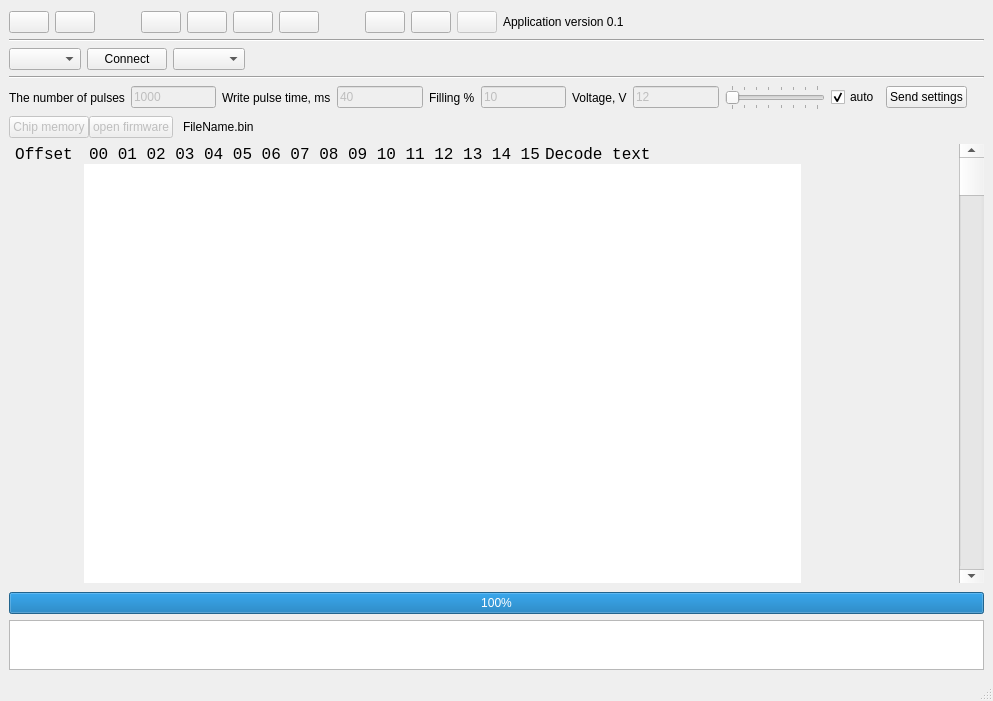
<?xml version="1.0" encoding="UTF-8"?>
<ui version="4.0">
 <class>MainWindow</class>
 <widget class="QMainWindow" name="MainWindow">
  <property name="geometry">
   <rect>
    <x>0</x>
    <y>0</y>
    <width>993</width>
    <height>701</height>
   </rect>
  </property>
  <property name="sizePolicy">
   <sizepolicy hsizetype="Preferred" vsizetype="Preferred">
    <horstretch>0</horstretch>
    <verstretch>0</verstretch>
   </sizepolicy>
  </property>
  <property name="windowTitle">
   <string>MainWindow</string>
  </property>
  <widget class="QWidget" name="centralwidget">
   <property name="sizePolicy">
    <sizepolicy hsizetype="Preferred" vsizetype="Preferred">
     <horstretch>0</horstretch>
     <verstretch>0</verstretch>
    </sizepolicy>
   </property>
   <layout class="QGridLayout" name="gridLayout">
    <item row="0" column="0">
     <layout class="QVBoxLayout" name="verticalLayout">
      <property name="sizeConstraint">
       <enum>QLayout::SetMaximumSize</enum>
      </property>
      <item>
       <spacer name="verticalSpacer">
        <property name="orientation">
         <enum>Qt::Vertical</enum>
        </property>
        <property name="sizeType">
         <enum>QSizePolicy::Minimum</enum>
        </property>
        <property name="sizeHint" stdset="0">
         <size>
          <width>20</width>
          <height>2</height>
         </size>
        </property>
       </spacer>
      </item>
      <item>
       <layout class="QVBoxLayout" name="verticalLayout_2" stretch="0">
        <property name="sizeConstraint">
         <enum>QLayout::SetMaximumSize</enum>
        </property>
        <item>
         <layout class="QHBoxLayout" name="buttons_layout">
          <item>
           <widget class="QPushButton" name="open_file_but">
            <property name="text">
             <string/>
            </property>
            <property name="icon">
             <iconset>
              <normaloff>ico/open.ico</normaloff>ico/open.ico</iconset>
            </property>
            <property name="iconSize">
             <size>
              <width>48</width>
              <height>48</height>
             </size>
            </property>
           </widget>
          </item>
          <item>
           <widget class="QPushButton" name="save_file_but">
            <property name="text">
             <string/>
            </property>
            <property name="icon">
             <iconset>
              <normaloff>ico/save.ico</normaloff>ico/save.ico</iconset>
            </property>
            <property name="iconSize">
             <size>
              <width>48</width>
              <height>48</height>
             </size>
            </property>
           </widget>
          </item>
          <item>
           <spacer name="horizontalSpacer_3">
            <property name="orientation">
             <enum>Qt::Horizontal</enum>
            </property>
            <property name="sizeType">
             <enum>QSizePolicy::Minimum</enum>
            </property>
            <property name="sizeHint" stdset="0">
             <size>
              <width>40</width>
              <height>20</height>
             </size>
            </property>
           </spacer>
          </item>
          <item>
           <widget class="QPushButton" name="read_ic_but">
            <property name="text">
             <string/>
            </property>
            <property name="icon">
             <iconset>
              <normaloff>ico/ico.ico</normaloff>ico/ico.ico</iconset>
            </property>
            <property name="iconSize">
             <size>
              <width>48</width>
              <height>48</height>
             </size>
            </property>
           </widget>
          </item>
          <item>
           <widget class="QPushButton" name="check_ic_but">
            <property name="text">
             <string/>
            </property>
            <property name="icon">
             <iconset>
              <normaloff>ico/check.ico</normaloff>ico/check.ico</iconset>
            </property>
            <property name="iconSize">
             <size>
              <width>48</width>
              <height>48</height>
             </size>
            </property>
           </widget>
          </item>
          <item>
           <widget class="QPushButton" name="scan_ic_but">
            <property name="text">
             <string/>
            </property>
            <property name="icon">
             <iconset>
              <normaloff>ico/scan.ico</normaloff>ico/scan.ico</iconset>
            </property>
            <property name="iconSize">
             <size>
              <width>48</width>
              <height>48</height>
             </size>
            </property>
           </widget>
          </item>
          <item>
           <widget class="QPushButton" name="flash_ic_but">
            <property name="text">
             <string/>
            </property>
            <property name="icon">
             <iconset>
              <normaloff>ico/burn.ico</normaloff>ico/burn.ico</iconset>
            </property>
            <property name="iconSize">
             <size>
              <width>48</width>
              <height>48</height>
             </size>
            </property>
           </widget>
          </item>
          <item>
           <spacer name="horizontalSpacer_4">
            <property name="orientation">
             <enum>Qt::Horizontal</enum>
            </property>
            <property name="sizeType">
             <enum>QSizePolicy::Minimum</enum>
            </property>
            <property name="sizeHint" stdset="0">
             <size>
              <width>40</width>
              <height>20</height>
             </size>
            </property>
           </spacer>
          </item>
          <item>
           <widget class="QPushButton" name="options_but">
            <property name="text">
             <string/>
            </property>
            <property name="icon">
             <iconset>
              <normaloff>ico/options.ico</normaloff>ico/options.ico</iconset>
            </property>
            <property name="iconSize">
             <size>
              <width>48</width>
              <height>48</height>
             </size>
            </property>
           </widget>
          </item>
          <item>
           <widget class="QPushButton" name="help_but">
            <property name="text">
             <string/>
            </property>
            <property name="icon">
             <iconset>
              <normaloff>ico/help.ico</normaloff>ico/help.ico</iconset>
            </property>
            <property name="iconSize">
             <size>
              <width>48</width>
              <height>48</height>
             </size>
            </property>
           </widget>
          </item>
          <item>
           <widget class="QPushButton" name="online_but">
            <property name="enabled">
             <bool>false</bool>
            </property>
            <property name="text">
             <string/>
            </property>
            <property name="icon">
             <iconset>
              <normaloff>ico/online.ico</normaloff>
              <normalon>E:/PROJECTS/online.ico</normalon>
              <disabledoff>ico/offline.ico</disabledoff>
              <disabledon>ico/offline.ico</disabledon>ico/online.ico</iconset>
            </property>
            <property name="iconSize">
             <size>
              <width>48</width>
              <height>48</height>
             </size>
            </property>
           </widget>
          </item>
          <item>
           <widget class="QLabel" name="label_2">
            <property name="text">
             <string>Application version 0.1</string>
            </property>
           </widget>
          </item>
          <item>
           <spacer name="horizontalSpacer">
            <property name="orientation">
             <enum>Qt::Horizontal</enum>
            </property>
            <property name="sizeHint" stdset="0">
             <size>
              <width>40</width>
              <height>20</height>
             </size>
            </property>
           </spacer>
          </item>
         </layout>
        </item>
       </layout>
      </item>
      <item>
       <layout class="QVBoxLayout" name="tab_body">
        <property name="sizeConstraint">
         <enum>QLayout::SetDefaultConstraint</enum>
        </property>
        <item>
         <widget class="Line" name="line_2">
          <property name="orientation">
           <enum>Qt::Horizontal</enum>
          </property>
         </widget>
        </item>
        <item>
         <layout class="QHBoxLayout" name="horizontalLayout_4">
          <item>
           <widget class="QComboBox" name="port_comboBox">
            <property name="editable">
             <bool>false</bool>
            </property>
           </widget>
          </item>
          <item>
           <widget class="QPushButton" name="openPort">
            <property name="text">
             <string>Connect</string>
            </property>
           </widget>
          </item>
          <item>
           <widget class="QComboBox" name="ic_comboBox"/>
          </item>
          <item>
           <spacer name="horizontalSpacer_11">
            <property name="orientation">
             <enum>Qt::Horizontal</enum>
            </property>
            <property name="sizeHint" stdset="0">
             <size>
              <width>40</width>
              <height>20</height>
             </size>
            </property>
           </spacer>
          </item>
         </layout>
        </item>
        <item>
         <widget class="Line" name="line">
          <property name="orientation">
           <enum>Qt::Horizontal</enum>
          </property>
         </widget>
        </item>
        <item>
         <layout class="QHBoxLayout" name="horizontalLayout_5">
          <item>
           <widget class="QLabel" name="label_3">
            <property name="text">
             <string>The number of pulses</string>
            </property>
           </widget>
          </item>
          <item>
           <widget class="QLineEdit" name="lineEdit_2">
            <property name="enabled">
             <bool>false</bool>
            </property>
            <property name="sizePolicy">
             <sizepolicy hsizetype="Minimum" vsizetype="Fixed">
              <horstretch>0</horstretch>
              <verstretch>0</verstretch>
             </sizepolicy>
            </property>
            <property name="minimumSize">
             <size>
              <width>50</width>
              <height>0</height>
             </size>
            </property>
            <property name="text">
             <string>1000</string>
            </property>
            <property name="readOnly">
             <bool>false</bool>
            </property>
           </widget>
          </item>
          <item>
           <widget class="QLabel" name="label_4">
            <property name="text">
             <string>Write pulse time, ms</string>
            </property>
           </widget>
          </item>
          <item>
           <widget class="QLineEdit" name="lineEdit">
            <property name="enabled">
             <bool>false</bool>
            </property>
            <property name="sizePolicy">
             <sizepolicy hsizetype="Minimum" vsizetype="Fixed">
              <horstretch>0</horstretch>
              <verstretch>0</verstretch>
             </sizepolicy>
            </property>
            <property name="minimumSize">
             <size>
              <width>50</width>
              <height>0</height>
             </size>
            </property>
            <property name="text">
             <string>40</string>
            </property>
            <property name="readOnly">
             <bool>false</bool>
            </property>
           </widget>
          </item>
          <item>
           <widget class="QLabel" name="label_5">
            <property name="text">
             <string>Filling %</string>
            </property>
           </widget>
          </item>
          <item>
           <widget class="QLineEdit" name="lineEdit_3">
            <property name="enabled">
             <bool>false</bool>
            </property>
            <property name="sizePolicy">
             <sizepolicy hsizetype="Minimum" vsizetype="Fixed">
              <horstretch>0</horstretch>
              <verstretch>0</verstretch>
             </sizepolicy>
            </property>
            <property name="minimumSize">
             <size>
              <width>50</width>
              <height>0</height>
             </size>
            </property>
            <property name="text">
             <string>10</string>
            </property>
            <property name="readOnly">
             <bool>false</bool>
            </property>
           </widget>
          </item>
          <item>
           <widget class="QLabel" name="label_6">
            <property name="text">
             <string>Voltage, V</string>
            </property>
           </widget>
          </item>
          <item>
           <widget class="QLineEdit" name="lineEdit_4">
            <property name="enabled">
             <bool>false</bool>
            </property>
            <property name="minimumSize">
             <size>
              <width>50</width>
              <height>0</height>
             </size>
            </property>
            <property name="text">
             <string>12</string>
            </property>
            <property name="readOnly">
             <bool>true</bool>
            </property>
           </widget>
          </item>
          <item>
           <widget class="QSlider" name="horizontalSlider">
            <property name="minimumSize">
             <size>
              <width>100</width>
              <height>0</height>
             </size>
            </property>
            <property name="maximum">
             <number>7</number>
            </property>
            <property name="orientation">
             <enum>Qt::Horizontal</enum>
            </property>
            <property name="tickPosition">
             <enum>QSlider::TicksBothSides</enum>
            </property>
           </widget>
          </item>
          <item>
           <widget class="QCheckBox" name="checkBox">
            <property name="text">
             <string>auto</string>
            </property>
            <property name="checked">
             <bool>true</bool>
            </property>
           </widget>
          </item>
          <item>
           <widget class="QPushButton" name="pushButton">
            <property name="text">
             <string>Send settings</string>
            </property>
           </widget>
          </item>
          <item>
           <spacer name="horizontalSpacer_10">
            <property name="orientation">
             <enum>Qt::Horizontal</enum>
            </property>
            <property name="sizeHint" stdset="0">
             <size>
              <width>40</width>
              <height>0</height>
             </size>
            </property>
           </spacer>
          </item>
         </layout>
        </item>
        <item>
         <layout class="QVBoxLayout" name="verticalLayout_4">
          <property name="spacing">
           <number>0</number>
          </property>
          <item>
           <layout class="QHBoxLayout" name="horizontalLayout">
            <property name="spacing">
             <number>0</number>
            </property>
            <property name="bottomMargin">
             <number>0</number>
            </property>
            <item>
             <widget class="QPushButton" name="tab_1_but">
              <property name="enabled">
               <bool>false</bool>
              </property>
              <property name="text">
               <string>Chip memory</string>
              </property>
             </widget>
            </item>
            <item>
             <widget class="QPushButton" name="tab_2_but">
              <property name="enabled">
               <bool>false</bool>
              </property>
              <property name="text">
               <string>open firmware</string>
              </property>
              <property name="flat">
               <bool>false</bool>
              </property>
             </widget>
            </item>
            <item>
             <spacer name="horizontalSpacer_6">
              <property name="orientation">
               <enum>Qt::Horizontal</enum>
              </property>
              <property name="sizeType">
               <enum>QSizePolicy::Fixed</enum>
              </property>
              <property name="sizeHint" stdset="0">
               <size>
                <width>10</width>
                <height>20</height>
               </size>
              </property>
             </spacer>
            </item>
            <item>
             <widget class="QLabel" name="label">
              <property name="enabled">
               <bool>true</bool>
              </property>
              <property name="text">
               <string>FileName.bin</string>
              </property>
             </widget>
            </item>
            <item>
             <spacer name="horizontalSpacer_2">
              <property name="orientation">
               <enum>Qt::Horizontal</enum>
              </property>
              <property name="sizeHint" stdset="0">
               <size>
                <width>40</width>
                <height>20</height>
               </size>
              </property>
             </spacer>
            </item>
           </layout>
          </item>
         </layout>
        </item>
        <item>
         <layout class="QHBoxLayout" name="horizontalLayout_3">
          <property name="spacing">
           <number>0</number>
          </property>
          <property name="sizeConstraint">
           <enum>QLayout::SetDefaultConstraint</enum>
          </property>
          <item>
           <layout class="QVBoxLayout" name="verticalLayout_8">
            <property name="spacing">
             <number>0</number>
            </property>
            <property name="sizeConstraint">
             <enum>QLayout::SetMinimumSize</enum>
            </property>
            <item>
             <widget class="QLabel" name="offset">
              <property name="sizePolicy">
               <sizepolicy hsizetype="Fixed" vsizetype="Fixed">
                <horstretch>0</horstretch>
                <verstretch>0</verstretch>
               </sizepolicy>
              </property>
              <property name="minimumSize">
               <size>
                <width>70</width>
                <height>20</height>
               </size>
              </property>
              <property name="maximumSize">
               <size>
                <width>70</width>
                <height>20</height>
               </size>
              </property>
              <property name="font">
               <font>
                <family>Courier New</family>
                <pointsize>12</pointsize>
                <stylestrategy>PreferAntialias</stylestrategy>
               </font>
              </property>
              <property name="autoFillBackground">
               <bool>false</bool>
              </property>
              <property name="text">
               <string>Offset</string>
              </property>
              <property name="alignment">
               <set>Qt::AlignCenter</set>
              </property>
              <property name="wordWrap">
               <bool>false</bool>
              </property>
             </widget>
            </item>
            <item>
             <spacer name="verticalSpacer_3">
              <property name="orientation">
               <enum>Qt::Vertical</enum>
              </property>
              <property name="sizeType">
               <enum>QSizePolicy::Fixed</enum>
              </property>
              <property name="sizeHint" stdset="0">
               <size>
                <width>20</width>
                <height>5</height>
               </size>
              </property>
             </spacer>
            </item>
            <item>
             <widget class="QLabel" name="offset_row">
              <property name="sizePolicy">
               <sizepolicy hsizetype="Fixed" vsizetype="MinimumExpanding">
                <horstretch>0</horstretch>
                <verstretch>0</verstretch>
               </sizepolicy>
              </property>
              <property name="minimumSize">
               <size>
                <width>70</width>
                <height>0</height>
               </size>
              </property>
              <property name="maximumSize">
               <size>
                <width>70</width>
                <height>16777215</height>
               </size>
              </property>
              <property name="font">
               <font>
                <family>Courier New</family>
                <pointsize>12</pointsize>
                <stylestrategy>PreferAntialias</stylestrategy>
               </font>
              </property>
              <property name="autoFillBackground">
               <bool>false</bool>
              </property>
              <property name="text">
               <string/>
              </property>
              <property name="scaledContents">
               <bool>false</bool>
              </property>
              <property name="alignment">
               <set>Qt::AlignRight|Qt::AlignTop|Qt::AlignTrailing</set>
              </property>
              <property name="wordWrap">
               <bool>true</bool>
              </property>
             </widget>
            </item>
            <item>
             <spacer name="horizontalSpacer_8">
              <property name="orientation">
               <enum>Qt::Horizontal</enum>
              </property>
              <property name="sizeType">
               <enum>QSizePolicy::Minimum</enum>
              </property>
              <property name="sizeHint" stdset="0">
               <size>
                <width>75</width>
                <height>0</height>
               </size>
              </property>
             </spacer>
            </item>
           </layout>
          </item>
          <item>
           <layout class="QVBoxLayout" name="verticalLayout_7">
            <property name="spacing">
             <number>0</number>
            </property>
            <property name="sizeConstraint">
             <enum>QLayout::SetDefaultConstraint</enum>
            </property>
            <item>
             <layout class="QHBoxLayout" name="horizontalLayout_2">
              <item>
               <spacer name="horizontalSpacer_5">
                <property name="orientation">
                 <enum>Qt::Horizontal</enum>
                </property>
                <property name="sizeType">
                 <enum>QSizePolicy::Fixed</enum>
                </property>
                <property name="sizeHint" stdset="0">
                 <size>
                  <width>5</width>
                  <height>20</height>
                 </size>
                </property>
               </spacer>
              </item>
              <item>
               <widget class="QLabel" name="offset_line">
                <property name="sizePolicy">
                 <sizepolicy hsizetype="Expanding" vsizetype="Fixed">
                  <horstretch>0</horstretch>
                  <verstretch>0</verstretch>
                 </sizepolicy>
                </property>
                <property name="minimumSize">
                 <size>
                  <width>240</width>
                  <height>20</height>
                 </size>
                </property>
                <property name="font">
                 <font>
                  <family>Courier New</family>
                  <pointsize>12</pointsize>
                  <stylestrategy>PreferAntialias</stylestrategy>
                 </font>
                </property>
                <property name="autoFillBackground">
                 <bool>false</bool>
                </property>
                <property name="text">
                 <string>00 01 02 03 04 05 06 07 08 09 10 11 12 13 14 15</string>
                </property>
               </widget>
              </item>
              <item>
               <spacer name="horizontalSpacer_7">
                <property name="orientation">
                 <enum>Qt::Horizontal</enum>
                </property>
                <property name="sizeType">
                 <enum>QSizePolicy::Minimum</enum>
                </property>
                <property name="sizeHint" stdset="0">
                 <size>
                  <width>5</width>
                  <height>20</height>
                 </size>
                </property>
               </spacer>
              </item>
             </layout>
            </item>
            <item>
             <widget class="QTextEdit" name="text_out">
              <property name="sizePolicy">
               <sizepolicy hsizetype="Expanding" vsizetype="MinimumExpanding">
                <horstretch>0</horstretch>
                <verstretch>0</verstretch>
               </sizepolicy>
              </property>
              <property name="minimumSize">
               <size>
                <width>245</width>
                <height>0</height>
               </size>
              </property>
              <property name="maximumSize">
               <size>
                <width>16777215</width>
                <height>16777215</height>
               </size>
              </property>
              <property name="font">
               <font>
                <family>Courier New</family>
                <pointsize>12</pointsize>
               </font>
              </property>
              <property name="frameShape">
               <enum>QFrame::NoFrame</enum>
              </property>
              <property name="verticalScrollBarPolicy">
               <enum>Qt::ScrollBarAlwaysOff</enum>
              </property>
              <property name="horizontalScrollBarPolicy">
               <enum>Qt::ScrollBarAlwaysOff</enum>
              </property>
              <property name="sizeAdjustPolicy">
               <enum>QAbstractScrollArea::AdjustIgnored</enum>
              </property>
              <property name="undoRedoEnabled">
               <bool>false</bool>
              </property>
              <property name="lineWrapMode">
               <enum>QTextEdit::NoWrap</enum>
              </property>
              <property name="readOnly">
               <bool>true</bool>
              </property>
             </widget>
            </item>
           </layout>
          </item>
          <item>
           <layout class="QVBoxLayout" name="verticalLayout_6">
            <property name="spacing">
             <number>0</number>
            </property>
            <property name="sizeConstraint">
             <enum>QLayout::SetDefaultConstraint</enum>
            </property>
            <item>
             <widget class="QLabel" name="decode_head">
              <property name="sizePolicy">
               <sizepolicy hsizetype="Minimum" vsizetype="Fixed">
                <horstretch>0</horstretch>
                <verstretch>0</verstretch>
               </sizepolicy>
              </property>
              <property name="minimumSize">
               <size>
                <width>100</width>
                <height>20</height>
               </size>
              </property>
              <property name="font">
               <font>
                <family>Courier New</family>
                <pointsize>12</pointsize>
                <stylestrategy>PreferAntialias</stylestrategy>
               </font>
              </property>
              <property name="autoFillBackground">
               <bool>false</bool>
              </property>
              <property name="frameShadow">
               <enum>QFrame::Plain</enum>
              </property>
              <property name="text">
               <string>Decode text</string>
              </property>
             </widget>
            </item>
            <item>
             <widget class="QTextEdit" name="decoded">
              <property name="sizePolicy">
               <sizepolicy hsizetype="Minimum" vsizetype="MinimumExpanding">
                <horstretch>0</horstretch>
                <verstretch>0</verstretch>
               </sizepolicy>
              </property>
              <property name="minimumSize">
               <size>
                <width>100</width>
                <height>0</height>
               </size>
              </property>
              <property name="font">
               <font>
                <family>Courier New</family>
                <pointsize>12</pointsize>
               </font>
              </property>
              <property name="frameShape">
               <enum>QFrame::NoFrame</enum>
              </property>
              <property name="verticalScrollBarPolicy">
               <enum>Qt::ScrollBarAlwaysOff</enum>
              </property>
              <property name="horizontalScrollBarPolicy">
               <enum>Qt::ScrollBarAlwaysOff</enum>
              </property>
             </widget>
            </item>
           </layout>
          </item>
          <item>
           <spacer name="horizontalSpacer_9">
            <property name="orientation">
             <enum>Qt::Horizontal</enum>
            </property>
            <property name="sizeHint" stdset="0">
             <size>
              <width>0</width>
              <height>0</height>
             </size>
            </property>
           </spacer>
          </item>
          <item>
           <widget class="QScrollBar" name="verticalScrollBar">
            <property name="sizePolicy">
             <sizepolicy hsizetype="Fixed" vsizetype="Preferred">
              <horstretch>0</horstretch>
              <verstretch>0</verstretch>
             </sizepolicy>
            </property>
            <property name="minimumSize">
             <size>
              <width>25</width>
              <height>0</height>
             </size>
            </property>
            <property name="maximumSize">
             <size>
              <width>16777215</width>
              <height>16777215</height>
             </size>
            </property>
            <property name="palette">
             <palette>
              <active>
               <colorrole role="Base">
                <brush brushstyle="SolidPattern">
                 <color alpha="0">
                  <red>51</red>
                  <green>51</green>
                  <blue>51</blue>
                 </color>
                </brush>
               </colorrole>
              </active>
              <inactive>
               <colorrole role="Base">
                <brush brushstyle="SolidPattern">
                 <color alpha="0">
                  <red>51</red>
                  <green>51</green>
                  <blue>51</blue>
                 </color>
                </brush>
               </colorrole>
              </inactive>
              <disabled>
               <colorrole role="Base">
                <brush brushstyle="SolidPattern">
                 <color alpha="255">
                  <red>68</red>
                  <green>68</green>
                  <blue>68</blue>
                 </color>
                </brush>
               </colorrole>
              </disabled>
             </palette>
            </property>
            <property name="autoFillBackground">
             <bool>true</bool>
            </property>
            <property name="orientation">
             <enum>Qt::Vertical</enum>
            </property>
           </widget>
          </item>
         </layout>
        </item>
       </layout>
      </item>
      <item>
       <spacer name="verticalSpacer_2">
        <property name="orientation">
         <enum>Qt::Vertical</enum>
        </property>
        <property name="sizeType">
         <enum>QSizePolicy::Minimum</enum>
        </property>
        <property name="sizeHint" stdset="0">
         <size>
          <width>20</width>
          <height>3</height>
         </size>
        </property>
       </spacer>
      </item>
      <item>
       <layout class="QVBoxLayout" name="status_floor">
        <property name="sizeConstraint">
         <enum>QLayout::SetDefaultConstraint</enum>
        </property>
        <item>
         <widget class="QProgressBar" name="progressBar">
          <property name="enabled">
           <bool>true</bool>
          </property>
          <property name="value">
           <number>100</number>
          </property>
          <property name="alignment">
           <set>Qt::AlignCenter</set>
          </property>
          <property name="textVisible">
           <bool>true</bool>
          </property>
         </widget>
        </item>
        <item>
         <widget class="QTextBrowser" name="status_text_out">
          <property name="sizePolicy">
           <sizepolicy hsizetype="MinimumExpanding" vsizetype="Expanding">
            <horstretch>0</horstretch>
            <verstretch>0</verstretch>
           </sizepolicy>
          </property>
          <property name="minimumSize">
           <size>
            <width>0</width>
            <height>50</height>
           </size>
          </property>
          <property name="maximumSize">
           <size>
            <width>16777215</width>
            <height>50</height>
           </size>
          </property>
          <property name="html">
           <string>&lt;!DOCTYPE HTML PUBLIC &quot;-//W3C//DTD HTML 4.0//EN&quot; &quot;http://www.w3.org/TR/REC-html40/strict.dtd&quot;&gt;
&lt;html&gt;&lt;head&gt;&lt;meta name=&quot;qrichtext&quot; content=&quot;1&quot; /&gt;&lt;style type=&quot;text/css&quot;&gt;
p, li { white-space: pre-wrap; }
&lt;/style&gt;&lt;/head&gt;&lt;body style=&quot; font-family:'MS Shell Dlg 2'; font-size:8.25pt; font-weight:400; font-style:normal;&quot;&gt;
&lt;p style=&quot;-qt-paragraph-type:empty; margin-top:0px; margin-bottom:0px; margin-left:0px; margin-right:0px; -qt-block-indent:0; text-indent:0px;&quot;&gt;&lt;br /&gt;&lt;/p&gt;&lt;/body&gt;&lt;/html&gt;</string>
          </property>
         </widget>
        </item>
       </layout>
      </item>
     </layout>
    </item>
   </layout>
  </widget>
  <widget class="QMenuBar" name="menubar">
   <property name="geometry">
    <rect>
     <x>0</x>
     <y>0</y>
     <width>993</width>
     <height>20</height>
    </rect>
   </property>
  </widget>
  <widget class="QStatusBar" name="statusbar"/>
 </widget>
 <resources/>
 <connections/>
</ui>
